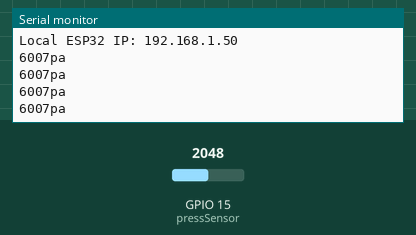
This sketch was run on a simulated ESP32. Shown: the last lines printed to the serial monitor. Inputs (shaded band) come from the test bench; at power-on: GPIO 15 (pressSensor) = 2048. WiFi joins after 1.5 s; servers stay silent unless stated.

Above: at 3.7 s.
3.8 s: GPIO 15 (pressSensor) set to 2866
At 4.21 s:
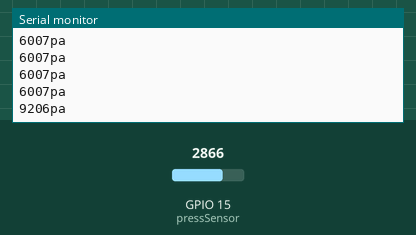
5.3 s: GPIO 15 (pressSensor) set to 3603
At 5.41 s:
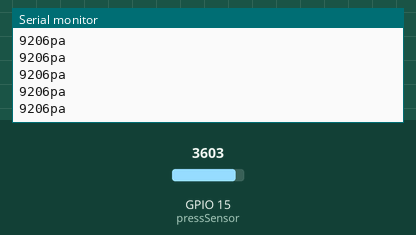
Timing chart, 0 to 8.3 s (numbered marks = the images above; inputs shaded):
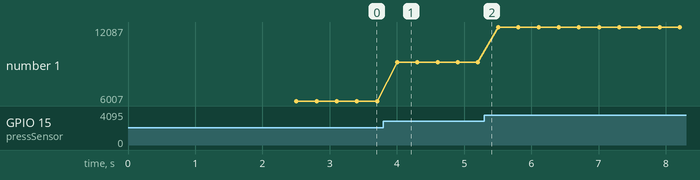

The sketch:

Test.ino
```cpp
#include <WiFi.h>
const char* ssid = "sammy";
const char* password = "12345678";


int pressure;
int pressSensor = 15;

void setup() {
  // put your setup code here, to run once:
pinMode(pressSensor, INPUT);
Serial.begin(115200);
delay(1000);
WiFi.mode(WIFI_STA);
WiFi.begin(ssid, password);
Serial.println("\n Connecting");

while (WiFi.status() != WL_CONNECTED)
{
  Serial.print(".");
  delay(100);
}
Serial.println("\nConnected to the WiFi network");
{
  Serial.print("Local ESP32 IP: ");
  Serial.println(WiFi.localIP());
}
}

void loop() {
  // put your main code here, to run repeatedly:
pressure = analogRead(pressSensor);
pressure = map(pressure, 0, 1023, -2000, 2000); //1kpa == 0.145psi
Serial.print(pressure);
Serial.println("pa");
delay(300);
}
```

Measured:
- after the input at 3.8 s, the serial monitor: prints a new line after 0.21 s (image 1)
- plotted number 1: 6007 → 9206 after the input at 3.8 s, 9206 → 12087 after the input at 5.3 s
